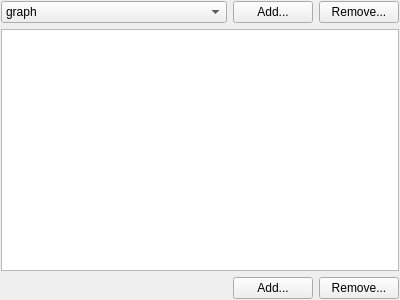
<?xml version="1.0" encoding="UTF-8"?>
<ui version="4.0">
 <class>CClassAttributesEditorUI</class>
 <widget class="QWidget" name="CClassAttributesEditorUI">
  <property name="geometry">
   <rect>
    <x>0</x>
    <y>0</y>
    <width>400</width>
    <height>300</height>
   </rect>
  </property>
  <property name="windowTitle">
   <string>Custom Attributes</string>
  </property>
  <layout class="QVBoxLayout" name="verticalLayout">
   <property name="leftMargin">
    <number>1</number>
   </property>
   <property name="topMargin">
    <number>1</number>
   </property>
   <property name="rightMargin">
    <number>1</number>
   </property>
   <property name="bottomMargin">
    <number>1</number>
   </property>
   <item>
    <layout class="QHBoxLayout" name="horizontalLayout_2">
     <item>
      <widget class="QComboBox" name="ClassId">
       <property name="sizePolicy">
        <sizepolicy hsizetype="Expanding" vsizetype="Fixed">
         <horstretch>0</horstretch>
         <verstretch>0</verstretch>
        </sizepolicy>
       </property>
       <item>
        <property name="text">
         <string>graph</string>
        </property>
       </item>
       <item>
        <property name="text">
         <string>node</string>
        </property>
       </item>
       <item>
        <property name="text">
         <string>edge</string>
        </property>
       </item>
      </widget>
     </item>
     <item>
      <widget class="QPushButton" name="AddClassButton">
       <property name="statusTip">
        <string>Add new custom attribute for the selected items</string>
       </property>
       <property name="text">
        <string>Add...</string>
       </property>
      </widget>
     </item>
     <item>
      <widget class="QPushButton" name="RemoveClassButton">
       <property name="statusTip">
        <string>Remove the attribute from the selected items</string>
       </property>
       <property name="text">
        <string>Remove...</string>
       </property>
      </widget>
     </item>
    </layout>
   </item>
   <item>
    <widget class="CPropertyEditor" name="Editor">
     <property name="editTriggers">
      <set>QAbstractItemView::NoEditTriggers</set>
     </property>
     <property name="alternatingRowColors">
      <bool>true</bool>
     </property>
     <property name="allColumnsShowFocus">
      <bool>true</bool>
     </property>
     <attribute name="headerVisible">
      <bool>false</bool>
     </attribute>
     <attribute name="headerCascadingSectionResizes">
      <bool>true</bool>
     </attribute>
     <column>
      <property name="text">
       <string notr="true">Attribute</string>
      </property>
     </column>
     <column>
      <property name="text">
       <string>Value</string>
      </property>
     </column>
    </widget>
   </item>
   <item>
    <layout class="QHBoxLayout" name="horizontalLayout">
     <item>
      <spacer name="horizontalSpacer">
       <property name="orientation">
        <enum>Qt::Horizontal</enum>
       </property>
       <property name="sizeHint" stdset="0">
        <size>
         <width>40</width>
         <height>20</height>
        </size>
       </property>
      </spacer>
     </item>
     <item>
      <widget class="QPushButton" name="AddButton">
       <property name="statusTip">
        <string>Add new custom attribute for the selected items</string>
       </property>
       <property name="text">
        <string>Add...</string>
       </property>
      </widget>
     </item>
     <item>
      <widget class="QPushButton" name="RemoveButton">
       <property name="statusTip">
        <string>Remove the attribute from the selected items</string>
       </property>
       <property name="text">
        <string>Remove...</string>
       </property>
      </widget>
     </item>
    </layout>
   </item>
  </layout>
 </widget>
 <customwidgets>
  <customwidget>
   <class>CPropertyEditor</class>
   <extends>QTreeWidget</extends>
   <header>CPropertyEditor.h</header>
  </customwidget>
 </customwidgets>
 <tabstops>
  <tabstop>ClassId</tabstop>
  <tabstop>AddClassButton</tabstop>
  <tabstop>RemoveClassButton</tabstop>
  <tabstop>Editor</tabstop>
  <tabstop>AddButton</tabstop>
  <tabstop>RemoveButton</tabstop>
 </tabstops>
 <resources/>
 <connections/>
</ui>
